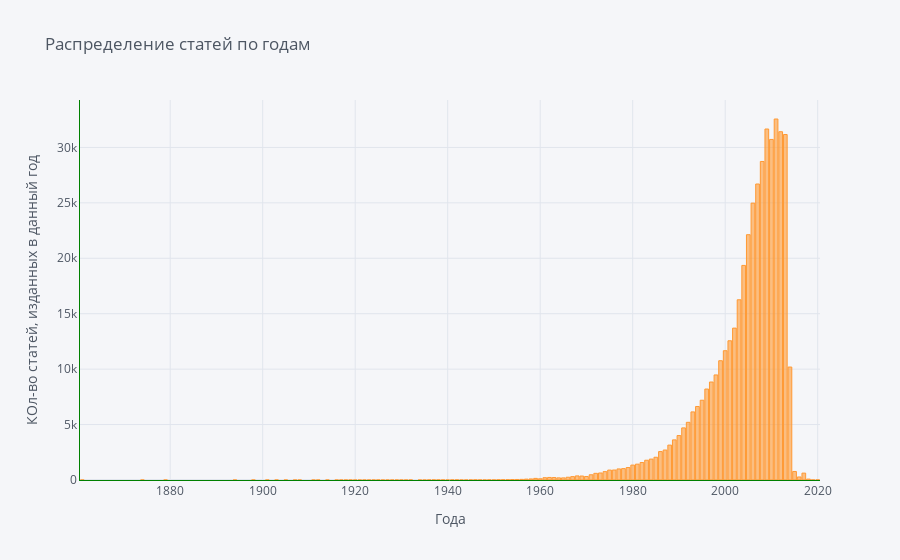

Notebook code cell kept with this figure:
### Code cell
years[(years!=0) & (years<2023)].value_counts().iplot(kind='bar',
                     xTitle='Года',
                     linecolor='green',
                     yTitle='КОл-во статей, изданных в данный год',
                     title='Распределение статей по годам')

### Figure 1 — Plotly figure (JSON) as saved in the notebook; plotly's stock layout.template omitted (floating-point values rounded to 4 significant figures)
{"data": [{"marker": {"color": "rgba(255, 153, 51, 0.6)", "line": {"color": "rgba(255, 153, 51, 1.0)", "width": 1}}, "name": "year", "orientation": "v", "text": "", "x": [2011, 2009, 2012, 2013, 2010, 2008, 2007, 2006, 2005, 2004, 2003, 2002, 2001, 2000, 1999, 2014, 1998, 1997, 1996, 1995, 1994, 1993, 1992, 1991, 1990, 1989, 1988, 1987, 1986, 1985, 1984, 1983, 1982, 1981, 1980, 1979, 1978, 1977, 1976, 1975, 2015, 1974, 1973, 2017, 1972, 1971, 1968, 1969, 1970, 1967, 2016, 1966, 1962, 1963, 1961, 1964, 1965, 1959, 1960, 1958, 2018, 1957, 1956, 1955, 1954, 1952, 1953, 1951, 1949, 1946, 1942, 2020, 1937, 1939, 1947, 1941, 1950, 1936, 1938, 1945, 1932, 2019, 1948, 1940, 1925, 1922, 1930, 1943, 1944, 1919, 1924, 1935, 1929, 1927, 1920, 1912, 1903, 1926, 1901, 1931, 1918, 1907, 1905, 1928, 1874, 1911, 1934, 1894, 1898, 1916, 1921, 1908, 1923, 1917, 1914, 1879, 1861], "y": [32564, 31662, 31417, 31163, 30721, 28734, 26701, 24977, 22127, 19356, 16258, 13700, 12559, 11661, 10759, 10190, 9476, 8838, 8205, 7197, 6631, 6141, 5203, 4700, 4010, 3618, 3148, 2703, 2564, 2053, 1886, 1783, 1575, 1430, 1346, 1124, 1026, 997, 900, 895, 769, 754, 632, 621, 602, 471, 369, 359, 317, 306, 272, 250, 230, 221, 207, 191, 189, 146, 109, 96, 83, 78, 57, 48, 44, 28, 26, 21, 15, 14, 11, 10, 10, 9, 9, 9, 9, 8, 7, 7, 6, 6, 6, 5, 5, 4, 4, 4, 4, 4, 4, 3, 3, 3, 3, 3, 3, 3, 2, 2, 2, 2, 2, 2, 1, 1, 1, 1, 1, 1, 1, 1, 1, 1, 1, 1, 1], "type": "bar"}], "layout": {"legend": {"bgcolor": "#F5F6F9", "font": {"color": "#4D5663"}}, "paper_bgcolor": "#F5F6F9", "plot_bgcolor": "#F5F6F9", "title": {"font": {"color": "#4D5663"}, "text": "Распределение статей по годам"}, "xaxis": {"gridcolor": "#E1E5ED", "linecolor": "green", "showgrid": true, "tickfont": {"color": "#4D5663"}, "title": {"font": {"color": "#4D5663"}, "text": "Года"}, "zerolinecolor": "#E1E5ED", "type": "linear", "range": [1860.0, 2020.0], "autorange": true}, "yaxis": {"gridcolor": "#E1E5ED", "linecolor": "green", "showgrid": true, "tickfont": {"color": "#4D5663"}, "title": {"font": {"color": "#4D5663"}, "text": "КОл-во статей, изданных в данный год"}, "zerolinecolor": "#E1E5ED", "type": "linear", "range": [0, 34280.0], "autorange": true}, "autosize": true}}
